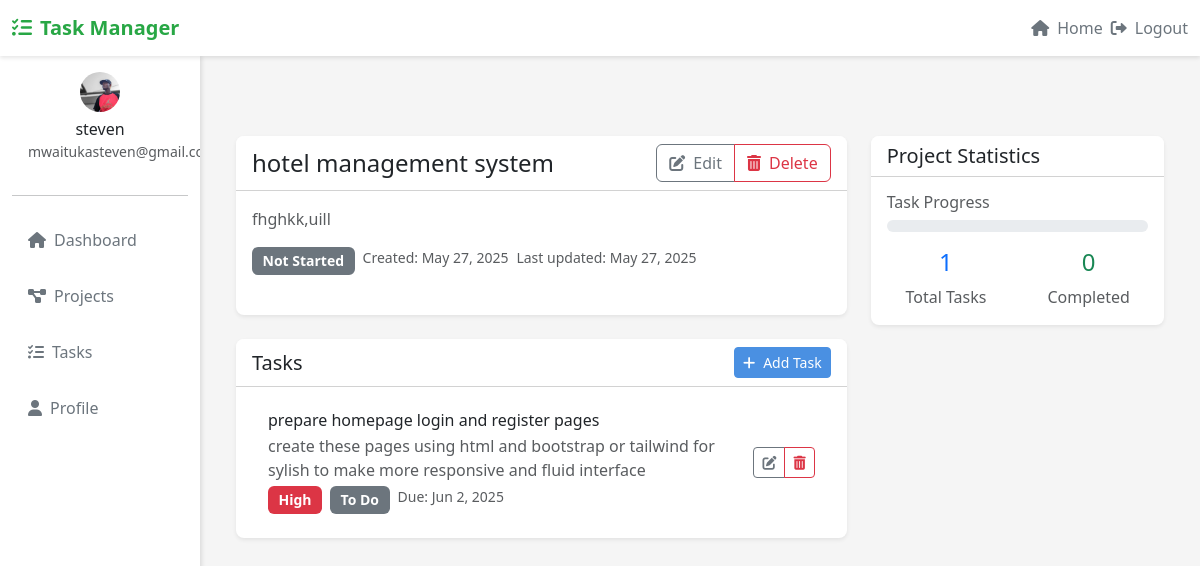
The page /projects/3/ (signed in) on the database its author committed.
### task_manager_app/models.py (models this page shows, shortened)
class UserProfile(models.Model):
    user = models.OneToOneField(User, on_delete=models.CASCADE, related_name='userprofile')
    profile_picture = models.ImageField(upload_to='profile_pics/', null=True, blank=True)
    bio = models.TextField(max_length=500, blank=True)

class Project(models.Model):
    STATUS_CHOICES = [
        ('not_started', 'Not Started'),
        ('in_progress', 'In Progress'),
        ('completed', 'Completed'),
    ]
    name = models.CharField(max_length=200)
    description = models.TextField()
    user = models.ForeignKey(User, on_delete=models.CASCADE, related_name='projects', null=True, blank=True)
    created_at = models.DateTimeField(auto_now_add=True)
    updated_at = models.DateTimeField(auto_now=True)
    status = models.CharField(max_length=20, choices=STATUS_CHOICES, default='not_started')
    class Meta:
        ordering = ['-updated_at']

class Task(models.Model):
    PRIORITY_CHOICES = [
        ('L', 'Low'),
        ('M', 'Medium'),
        ('H', 'High'),
    ]
    STATUS_CHOICES = [
        ('T', 'To Do'),
        ('P', 'In Progress'),
        ('D', 'Done'),
    ]
    title = models.CharField(max_length=200)
    description = models.TextField(blank=True)
    project = models.ForeignKey(Project, on_delete=models.CASCADE, related_name='tasks')
    status = models.CharField(max_length=1, choices=STATUS_CHOICES, default='T')
    priority = models.CharField(max_length=1, choices=PRIORITY_CHOICES, default='M')
    created_at = models.DateTimeField(auto_now_add=True)
    updated_at = models.DateTimeField(auto_now=True)
    due_date = models.DateTimeField(null=True, blank=True)
    is_completed = models.BooleanField(default=False)
    class Meta:
        ordering = ['-updated_at']

### task_manager_app/views.py (the view)
# urls.py: path('projects/<int:project_id>/', views.project_detail, name='project_detail'),
@login_required
def project_detail(request, project_id):
    project = get_object_or_404(Project, id=project_id, user=request.user)
    tasks = project.tasks.all()
    total_tasks = tasks.count()
    completed_tasks = tasks.filter(is_completed=True).count()
    completion_percentage = (completed_tasks / total_tasks * 100) if total_tasks > 0 else 0
    return render(request, 'task_manager_app/project_detail.html', {
        'project': project,
        'tasks': tasks,
        'completion_percentage': completion_percentage,
        'completed_tasks_count': completed_tasks,
    })

### task_manager_app/templates/task_manager_app/project_detail.html (shortened to what this page needs)
{% extends 'base.html' %}
{% block content %}
<div class="container py-5">
    <div class="row">
        <div class="col-md-8">
            <div class="card shadow-sm mb-4">
                <div class="card-header bg-white d-flex justify-content-between align-items-center">
                    <h4 class="mb-0">{{ project.name }}</h4>
                    <div class="btn-group">
                        <a href="{% url 'task_manager:project_edit' project_id=project.id %}" class="btn btn-outline-primary">
                            <i class="fas fa-edit me-2"></i>Edit
                        </a>
                        <a href="{% url 'task_manager:project_delete' project_id=project.id %}" class="btn btn-outline-danger">
                            <i class="fas fa-trash-alt me-2"></i>Delete
                        </a>
                    </div>
                </div>
                <div class="card-body">
                    <p class="text-muted">{{ project.description }}</p>
                    <div class="d-flex gap-2 mb-4">
                        <span class="badge bg-{% if project.status == 'completed' %}success{% elif project.status == 'in_progress' %}primary{% else %}secondary{% endif %}">
                            {{ project.get_status_display }}
                        </span>
                        <small class="text-muted">Created: {{ project.created_at|date:"M j, Y" }}</small>
                        <small class="text-muted">Last updated: {{ project.updated_at|date:"M j, Y" }}</small>
                    </div>
                </div>
            </div>
            <div class="card shadow-sm">
                <div class="card-header bg-white d-flex justify-content-between align-items-center">
                    <h5 class="mb-0">Tasks</h5>
                    <a href="{% url 'task_manager:task_create' project_id=project.id %}" class="btn btn-primary btn-sm">
                        <i class="fas fa-plus me-2"></i>Add Task
                    </a>
                </div>
                <div class="card-body">
                    {% if tasks %}
                        <div class="list-group">
                            {% for task in tasks %}
                                <div class="list-group-item">
                                    <div class="d-flex w-100 justify-content-between align-items-center">
                                        <div>
                                            <h6 class="mb-1">{{ task.title }}</h6>
                                            <p class="mb-1 text-muted">{{ task.description|truncatewords:30 }}</p>
                                            <div class="d-flex gap-2">
                                                <span class="badge bg-{% if task.priority == 'H' %}danger{% elif task.priority == 'M' %}warning{% else %}info{% endif %}">
                                                    {{ task.get_priority_display }}
                                                </span>
                                                <span class="badge bg-{% if task.is_completed %}success{% else %}secondary{% endif %}">
                                                    {{ task.get_status_display }}
                                                </span>
                                                {% if task.due_date %}
                                                    <small class="text-muted">Due: {{ task.due_date|date:"M j, Y" }}</small>
                                                {% endif %}
                                            </div>
                                        </div>
                                        <div class="btn-group">
                                            <a href="{% url 'task_manager:task_edit' task_id=task.id %}" class="btn btn-outline-primary btn-sm">
                                                <i class="fas fa-edit"></i>
                                            </a>
                                            <a href="{% url 'task_manager:task_delete' task_id=task.id %}" class="btn btn-outline-danger btn-sm">
                                                <i class="fas fa-trash-alt"></i>
                                            </a>
                                        </div>
                                    </div>
                                </div>
                            {% endfor %}
                        </div>
                    {% else %}
                        <p class="text-muted mb-0">No tasks yet. Add your first task!</p>
                    {% endif %}
                </div>
            </div>
        </div>
        <div class="col-md-4">
            <div class="card shadow-sm mb-4">
                <div class="card-header bg-white">
                    <h5 class="card-title mb-0">Project Statistics</h5>
                </div>
                <div class="card-body">
                    <div class="mb-3">
                        <h6 class="text-muted mb-2">Task Progress</h6>
                        <div class="progress">
                        </div>
                    </div>
                    <div class="row text-center">
                        <div class="col-6">
                            <h4 class="text-primary">{{ tasks.count }}</h4>
                            <p class="text-muted mb-0">Total Tasks</p>
                        </div>
                        <div class="col-6">
                            <h4 class="text-success">{{ completed_tasks_count }}</h4>
                            <p class="text-muted mb-0">Completed</p>
                        </div>
                    </div>
                </div>
            </div>
        </div>
    </div>
</div>
{% endblock %}

### task_manager_app/templates/base.html (shortened to what this page needs)
<!DOCTYPE html>
<html lang="en">
<head>
    <link href="https://cdn.jsdelivr.net/npm/bootstrap@5.3.0/dist/css/bootstrap.min.css" rel="stylesheet">
    <link href="https://cdnjs.cloudflare.com/ajax/libs/font-awesome/6.0.0/css/all.min.css" rel="stylesheet">
</head>
<body>
    <nav class="navbar navbar-expand-lg navbar-light">
        <div class="container-fluid">
            <a class="navbar-brand" href="{% url 'task_manager:homepage' %}">
                <i class="fas fa-tasks me-2"></i>Task Manager
            </a>
            <div class="collapse navbar-collapse" id="navbarNav">
                <ul class="navbar-nav ms-auto align-items-center">
                    {% if user.is_authenticated %}
                        <li class="nav-item">
                            <a class="nav-link" href="{% url 'task_manager:homepage' %}">
                                <i class="fas fa-home me-2"></i>Home
                            </a>
                        </li>
                        <li class="nav-item">
                            <form method="post" action="{% url 'logout' %}" class="d-inline m-0">
                                <button type="submit" class="btn btn-link nav-link p-0">
                                    <i class="fas fa-sign-out-alt me-2"></i>Logout
                                </button>
                            </form>
                        </li>
                    {% endif %}
                </ul>
            </div>
        </div>
    </nav>
    <div class="container-fluid">
        <div class="row">
            {% if user.is_authenticated %}
            <div class="col-md-3 col-lg-2 d-md-block sidebar collapse">
                <div class="position-sticky">
                    <div class="text-center p-3">
                        {% if user.userprofile.profile_picture %}
                            <img src="{{ user.userprofile.profile_picture.url }}" alt="Profile" class="rounded-circle profile-img mb-2">
                        {% else %}
                            <i class="fas fa-user-circle fa-3x mb-2 text-secondary"></i>
                        {% endif %}
                        <h6 class="mb-0">{{ user.username }}</h6>
                        <small class="text-muted">{{ user.email }}</small>
                    </div>
                    <hr>
                    <ul class="nav flex-column">
                        <li class="nav-item">
                            <a class="nav-link {% if request.resolver_match.url_name == 'dashboard' %}active{% endif %}" href="{% url 'task_manager:dashboard' %}">
                                <i class="fas fa-home me-2"></i>Dashboard
                            </a>
                        </li>
                        <li class="nav-item">
                            <a class="nav-link {% if request.resolver_match.url_name == 'project_list' %}active{% endif %}" href="{% url 'task_manager:project_list' %}">
                                <i class="fas fa-project-diagram me-2"></i>Projects
                            </a>
                        </li>
                        <li class="nav-item">
                            <a class="nav-link {% if request.resolver_match.url_name == 'task_list' %}active{% endif %}" href="{% url 'task_manager:task_list' %}">
                                <i class="fas fa-tasks me-2"></i>Tasks
                            </a>
                        </li>
                        <li class="nav-item">
                            <a class="nav-link {% if request.resolver_match.url_name == 'profile' %}active{% endif %}" href="{% url 'task_manager:profile' %}">
                                <i class="fas fa-user me-2"></i>Profile
                            </a>
                        </li>
                    </ul>
                </div>
            </div>
            {% endif %}
            <main class="col-md-9 ms-sm-auto col-lg-10 px-md-4 main-content">
                {% block content %}{% endblock %}
            </main>
        </div>
    </div>
</body>
</html>

### task_manager_app/templates/base.html (style rules this page uses)
:root { --primary-color: #4a90e2; --secondary-color: #f8f9fa; --accent-color: #6c757d; --success-color: #28a745; --danger-color: #dc3545; --warning-color: #ffc107; --info-color: #17a2b8; }
body { min-height: 100vh; display: flex; flex-direction: column; background-color: #f5f5f5; }
.navbar { background-color: white; box-shadow: 0 2px 4px rgba(0,0,0,0.1); position: sticky; top: 0; z-index: 1000; }
.navbar-brand { font-weight: bold; color: var(--success-color); }
.nav-link { color: var(--accent-color); transition: color 0.3s ease; }
.btn-primary { background-color: var(--primary-color); border-color: var(--primary-color); }
.btn-outline-primary { color: var(--accent-color); border-color: var(--accent-color); }
.card { border: none; box-shadow: 0 2px 4px rgba(0,0,0,0.1); transition: transform 0.3s ease; }
.btn-link { text-decoration: none; padding: 0; }
.sidebar { background-color: white; min-height: calc(100vh - 56px); box-shadow: 2px 0 4px rgba(0,0,0,0.1); position: sticky; top: 56px; height: calc(100vh - 56px); overflow-y: auto; }
.sidebar .nav-link { color: var(--accent-color); padding: 0.8rem 1rem; border-radius: 0.25rem; margin: 0.2rem 0; transition: all 0.3s ease; }
.profile-img { width: 40px; height: 40px; object-fit: cover; }
.main-content { flex: 1; padding: 2rem; background-color: #f5f5f5; }

### task_manager_app/templates/task_manager_app/project_detail.html (style rules this page uses)
.card { border: none; border-radius: 0.5rem; }
.card-header { border-radius: 0.5rem 0.5rem 0 0 !important; }
.list-group-item { border-left: none; border-right: none; }
.list-group-item:first-child { border-top: none; }
.list-group-item:last-child { border-bottom: none; }
.badge { font-size: 0.875rem; padding: 0.5em 0.75em; }
.progress { height: 0.75rem; border-radius: 0.375rem; }

### rows shown on the page
Project: name "hotel management system", description "fhghkk,uill", status "Not Started", created_at "May 27, 2025", updated_at "May 27, 2025"
Task: title "prepare homepage login and register pages", description "create these pages using html and bootstrap or tailwind for sylish to make more responsive and fluid interface", priority "High", status "To Do", due_date "Jun 2, 2025"

### other values the page prints
{{ user.username }} "steven"
{{ tasks.count }} "1"
{{ completed_tasks_count }} "0"
